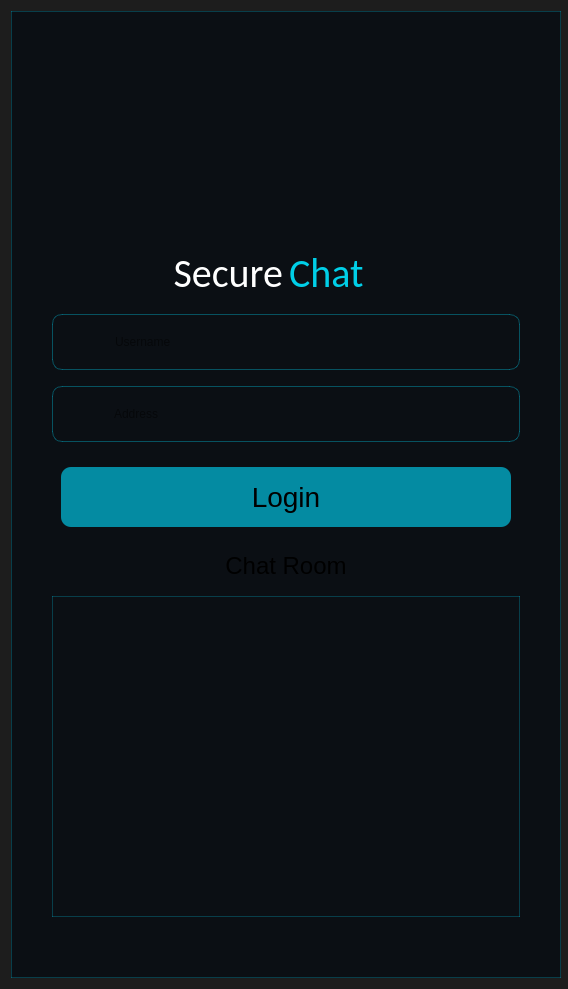
<?xml version="1.0" encoding="UTF-8"?>
<ui version="4.0">
 <class>mainwindow1</class>
 <widget class="QDialog" name="mainwindow1">
  <property name="geometry">
   <rect>
    <x>0</x>
    <y>0</y>
    <width>568</width>
    <height>989</height>
   </rect>
  </property>
  <property name="minimumSize">
   <size>
    <width>550</width>
    <height>700</height>
   </size>
  </property>
  <property name="maximumSize">
   <size>
    <width>16777215</width>
    <height>16777215</height>
   </size>
  </property>
  <property name="font">
   <font>
    <pointsize>17</pointsize>
   </font>
  </property>
  <property name="acceptDrops">
   <bool>false</bool>
  </property>
  <property name="windowTitle">
   <string>Dialog</string>
  </property>
  <property name="styleSheet">
   <string notr="true">background-color:#1D1D1D;
</string>
  </property>
  <layout class="QHBoxLayout" name="horizontalLayout_5">
   <item>
    <widget class="QFrame" name="Over">
     <property name="minimumSize">
      <size>
       <width>550</width>
       <height>700</height>
      </size>
     </property>
     <property name="maximumSize">
      <size>
       <width>16777215</width>
       <height>16777215</height>
      </size>
     </property>
     <property name="styleSheet">
      <string notr="true">background-color:#0B0F14;
border:1px solid rgba(0, 207, 239, 0.25);
</string>
     </property>
     <property name="frameShape">
      <enum>QFrame::Shape::StyledPanel</enum>
     </property>
     <property name="frameShadow">
      <enum>QFrame::Shadow::Raised</enum>
     </property>
     <layout class="QVBoxLayout" name="verticalLayout_2">
      <property name="spacing">
       <number>16</number>
      </property>
      <property name="leftMargin">
       <number>40</number>
      </property>
      <property name="topMargin">
       <number>100</number>
      </property>
      <property name="rightMargin">
       <number>40</number>
      </property>
      <property name="bottomMargin">
       <number>60</number>
      </property>
      <item>
       <layout class="QHBoxLayout" name="Main_icon">
        <item>
         <widget class="QLabel" name="Images">
          <property name="minimumSize">
           <size>
            <width>0</width>
            <height>120</height>
           </size>
          </property>
          <property name="maximumSize">
           <size>
            <width>240</width>
            <height>250</height>
           </size>
          </property>
          <property name="accessibleDescription">
           <string notr="true"/>
          </property>
          <property name="layoutDirection">
           <enum>Qt::LayoutDirection::LeftToRight</enum>
          </property>
          <property name="autoFillBackground">
           <bool>false</bool>
          </property>
          <property name="styleSheet">
           <string notr="true">background:none;
border:none</string>
          </property>
          <property name="text">
           <string/>
          </property>
          <property name="pixmap">
           <pixmap resource="resource.qrc">:/images/images.png</pixmap>
          </property>
          <property name="scaledContents">
           <bool>true</bool>
          </property>
          <property name="alignment">
           <set>Qt::AlignmentFlag::AlignHCenter|Qt::AlignmentFlag::AlignTop</set>
          </property>
         </widget>
        </item>
       </layout>
      </item>
      <item>
       <widget class="QFrame" name="SecureChatContainer">
        <property name="minimumSize">
         <size>
          <width>0</width>
          <height>50</height>
         </size>
        </property>
        <property name="maximumSize">
         <size>
          <width>16777215</width>
          <height>50</height>
         </size>
        </property>
        <property name="styleSheet">
         <string notr="true">border:none;</string>
        </property>
        <property name="frameShape">
         <enum>QFrame::Shape::StyledPanel</enum>
        </property>
        <property name="frameShadow">
         <enum>QFrame::Shadow::Raised</enum>
        </property>
        <layout class="QHBoxLayout" name="horizontalLayout_6">
         <item>
          <widget class="QLabel" name="Secure">
           <property name="maximumSize">
            <size>
             <width>16777215</width>
             <height>70</height>
            </size>
           </property>
           <property name="font">
            <font>
             <family>Calibri</family>
             <pointsize>30</pointsize>
             <italic>false</italic>
             <bold>false</bold>
             <underline>false</underline>
             <strikeout>false</strikeout>
            </font>
           </property>
           <property name="styleSheet">
            <string notr="true">
    QLabel {
    color: White;

background-color:none;
    }
</string>
           </property>
           <property name="text">
            <string>Secure</string>
           </property>
           <property name="alignment">
            <set>Qt::AlignmentFlag::AlignRight|Qt::AlignmentFlag::AlignTrailing|Qt::AlignmentFlag::AlignVCenter</set>
           </property>
          </widget>
         </item>
         <item>
          <widget class="QLabel" name="Chat">
           <property name="maximumSize">
            <size>
             <width>16777215</width>
             <height>70</height>
            </size>
           </property>
           <property name="font">
            <font>
             <family>Calibri</family>
             <pointsize>30</pointsize>
             <italic>false</italic>
             <bold>false</bold>
             <underline>false</underline>
             <strikeout>false</strikeout>
            </font>
           </property>
           <property name="styleSheet">
            <string notr="true">
    QLabel {
    color: #00CFE8;
    
	background-color:none;
    }
</string>
           </property>
           <property name="text">
            <string>Chat</string>
           </property>
           <property name="alignment">
            <set>Qt::AlignmentFlag::AlignLeading|Qt::AlignmentFlag::AlignLeft|Qt::AlignmentFlag::AlignVCenter</set>
           </property>
          </widget>
         </item>
        </layout>
       </widget>
      </item>
      <item>
       <widget class="QFrame" name="borderusername">
        <property name="minimumSize">
         <size>
          <width>0</width>
          <height>56</height>
         </size>
        </property>
        <property name="maximumSize">
         <size>
          <width>16777215</width>
          <height>56</height>
         </size>
        </property>
        <property name="styleSheet">
         <string notr="true">border: 1px solid rgba(0, 207, 239, 0.35);
border-radius:10px;</string>
        </property>
        <property name="frameShape">
         <enum>QFrame::Shape::StyledPanel</enum>
        </property>
        <property name="frameShadow">
         <enum>QFrame::Shadow::Raised</enum>
        </property>
        <layout class="QHBoxLayout" name="horizontalLayout_2">
         <property name="leftMargin">
          <number>10</number>
         </property>
         <property name="rightMargin">
          <number>3</number>
         </property>
         <item>
          <layout class="QHBoxLayout" name="UsernameLayout">
           <property name="spacing">
            <number>20</number>
           </property>
           <item>
            <widget class="QLabel" name="label_image">
             <property name="minimumSize">
              <size>
               <width>30</width>
               <height>0</height>
              </size>
             </property>
             <property name="maximumSize">
              <size>
               <width>30</width>
               <height>30</height>
              </size>
             </property>
             <property name="styleSheet">
              <string notr="true">border:none;</string>
             </property>
             <property name="text">
              <string/>
             </property>
             <property name="pixmap">
              <pixmap resource="resource.qrc">:/images/icon.png</pixmap>
             </property>
             <property name="scaledContents">
              <bool>true</bool>
             </property>
            </widget>
           </item>
           <item>
            <widget class="QLineEdit" name="lineEdit_username">
             <property name="minimumSize">
              <size>
               <width>60</width>
               <height>30</height>
              </size>
             </property>
             <property name="maximumSize">
              <size>
               <width>800</width>
               <height>40</height>
              </size>
             </property>
             <property name="sizeIncrement">
              <size>
               <width>700</width>
               <height>60</height>
              </size>
             </property>
             <property name="styleSheet">
              <string notr="true">border:none;</string>
             </property>
             <property name="text">
              <string/>
             </property>
             <property name="placeholderText">
              <string>Username</string>
             </property>
            </widget>
           </item>
          </layout>
         </item>
        </layout>
       </widget>
      </item>
      <item>
       <widget class="QFrame" name="borderport">
        <property name="minimumSize">
         <size>
          <width>0</width>
          <height>56</height>
         </size>
        </property>
        <property name="maximumSize">
         <size>
          <width>16777215</width>
          <height>56</height>
         </size>
        </property>
        <property name="styleSheet">
         <string notr="true">border: 1px solid rgba(0, 207, 239, 0.35);
border-radius:10px;</string>
        </property>
        <property name="frameShape">
         <enum>QFrame::Shape::StyledPanel</enum>
        </property>
        <property name="frameShadow">
         <enum>QFrame::Shadow::Raised</enum>
        </property>
        <layout class="QVBoxLayout" name="verticalLayout">
         <item>
          <layout class="QHBoxLayout" name="PortLayout">
           <property name="spacing">
            <number>20</number>
           </property>
           <item>
            <widget class="QLabel" name="label_image_2">
             <property name="minimumSize">
              <size>
               <width>30</width>
               <height>0</height>
              </size>
             </property>
             <property name="maximumSize">
              <size>
               <width>35</width>
               <height>30</height>
              </size>
             </property>
             <property name="sizeIncrement">
              <size>
               <width>0</width>
               <height>60</height>
              </size>
             </property>
             <property name="baseSize">
              <size>
               <width>0</width>
               <height>60</height>
              </size>
             </property>
             <property name="styleSheet">
              <string notr="true">border:none;</string>
             </property>
             <property name="text">
              <string/>
             </property>
             <property name="pixmap">
              <pixmap resource="resource.qrc">:/images/port.png</pixmap>
             </property>
             <property name="scaledContents">
              <bool>true</bool>
             </property>
            </widget>
           </item>
           <item>
            <widget class="QLineEdit" name="lineEdit_address">
             <property name="maximumSize">
              <size>
               <width>16777215</width>
               <height>40</height>
              </size>
             </property>
             <property name="styleSheet">
              <string notr="true">border:none;</string>
             </property>
             <property name="text">
              <string/>
             </property>
             <property name="placeholderText">
              <string>Address</string>
             </property>
            </widget>
           </item>
          </layout>
         </item>
        </layout>
       </widget>
      </item>
      <item>
       <widget class="QFrame" name="LoginBoxFrame">
        <property name="maximumSize">
         <size>
          <width>16777215</width>
          <height>80</height>
         </size>
        </property>
        <property name="styleSheet">
         <string notr="true">border:none;</string>
        </property>
        <property name="frameShape">
         <enum>QFrame::Shape::StyledPanel</enum>
        </property>
        <property name="frameShadow">
         <enum>QFrame::Shadow::Raised</enum>
        </property>
        <layout class="QHBoxLayout" name="horizontalLayout">
         <item>
          <widget class="QPushButton" name="Login">
           <property name="minimumSize">
            <size>
             <width>0</width>
             <height>60</height>
            </size>
           </property>
           <property name="maximumSize">
            <size>
             <width>16777215</width>
             <height>60</height>
            </size>
           </property>
           <property name="font">
            <font>
             <pointsize>21</pointsize>
            </font>
           </property>
           <property name="styleSheet">
            <string notr="true">QPushButton{
background-color:rgba(0, 207, 239, 0.65);
border:rgb(14, 130, 255);
border-radius:10px;
}

QPushButton:hover {
	background-color:rgb(0, 255, 255);
}

QPushButton:pressed {
	background-color:rgb(0, 102, 255);
	
}
</string>
           </property>
           <property name="text">
            <string>Login</string>
           </property>
          </widget>
         </item>
        </layout>
       </widget>
      </item>
      <item>
       <widget class="QLabel" name="label">
        <property name="font">
         <font>
          <pointsize>18</pointsize>
         </font>
        </property>
        <property name="layoutDirection">
         <enum>Qt::LayoutDirection::LeftToRight</enum>
        </property>
        <property name="styleSheet">
         <string notr="true">border:none;</string>
        </property>
        <property name="text">
         <string>Chat Room</string>
        </property>
        <property name="alignment">
         <set>Qt::AlignmentFlag::AlignCenter</set>
        </property>
       </widget>
      </item>
      <item>
       <widget class="QListWidget" name="listWidget"/>
      </item>
     </layout>
    </widget>
   </item>
  </layout>
 </widget>
 <resources>
  <include location="resource.qrc"/>
 </resources>
 <connections/>
</ui>
